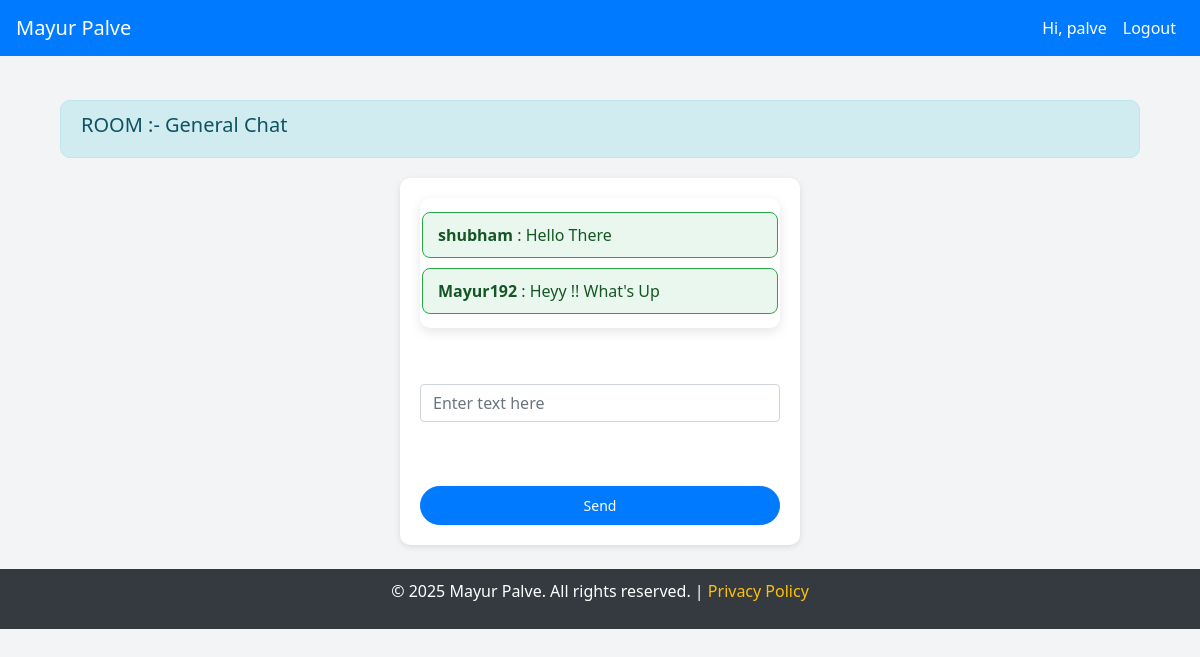
Before: /general (signed in) with the older database file.
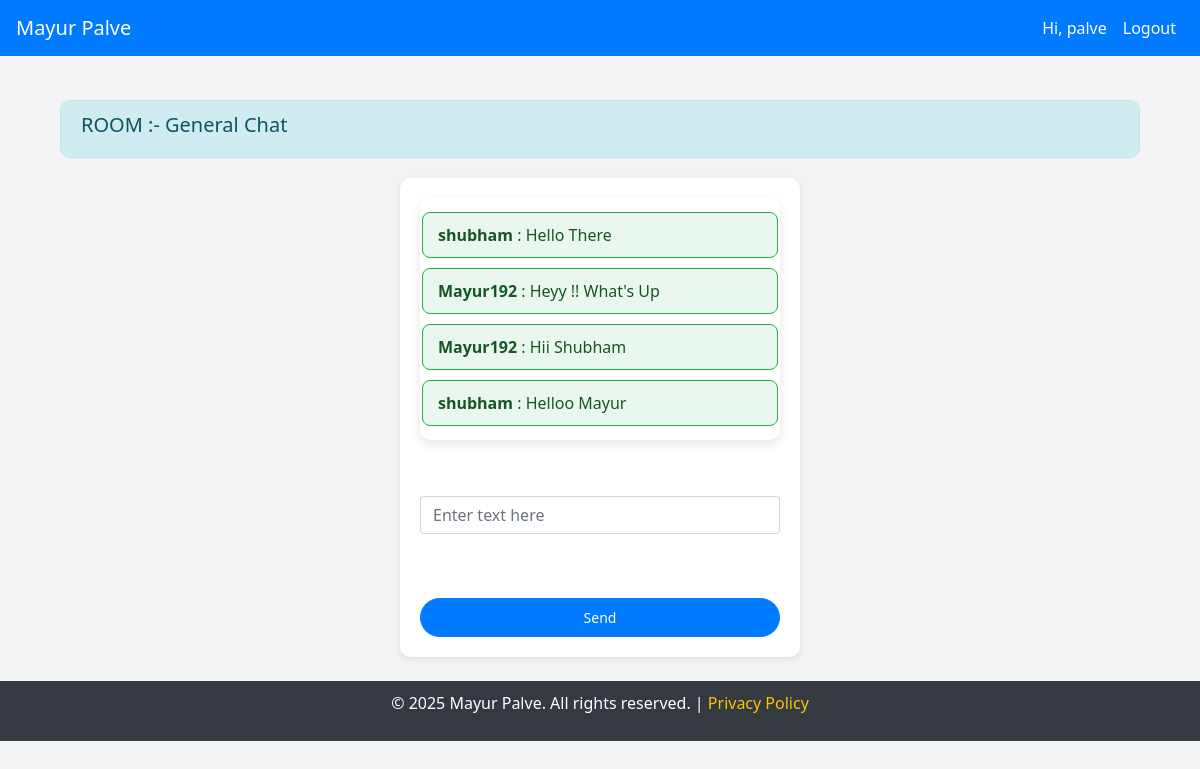
After: the same page with the newer database file.
### chatapp/models.py (models this page shows, shortened)
class Room(models.Model):
    name = models.CharField(max_length=20)
    slug = models.SlugField(max_length=100)

class Message(models.Model):
    user = models.ForeignKey(User, on_delete=models.CASCADE)
    content = models.TextField()
    room = models.ForeignKey(Room, on_delete=models.CASCADE)
    created_on = models.DateTimeField(auto_now_add=True)

### chatapp/views.py (the view)
# urls.py: path("<str:slug>", views.room, name="room"),
def room(request,slug):
    room_name=Room.objects.get(slug=slug).name
    messages=Message.objects.filter(room=Room.objects.get(slug=slug))
    return render(request, "room.html",{"room_name":room_name,"slug":slug,'messages':messages})

### templates/room.html (shortened to what this page needs)
{% extends 'base.html' %}
{% block content %}
{% if user.is_authenticated %}
  <div class="container">
    <div class="row d-flex justify-content-center">
        <div class="col-12">
            <div class="alert alert-info d-flex justify-content-between" role="alert">
              <h5>ROOM :- {{room_name}}</h5>
            </div>
            <form>
                <div class="form-group">
                  {% if messages %}
                  <div class="jumbotron" id="chatbox" style="padding: 4px 2px;max-height: 300px;  /* Adjust the max-height as needed */
                  overflow-y: scroll;
                "">
                      {% for message in messages %}
                        <div class="chat-message {% if message.user == request.user %}text-right{% else %}text-left{% endif %}">
                          <b>{{ message.user.username }}</b> : {{ message.content }}<br>
                        </div>
                        {% endfor %}
                  </div>
                  {% else %}
                  <div class="jumbotron" id="chatbox" style="padding: 4px 2px;"></div>
                  <b>No Messages in this Room.</b>
                    {% endif %}
                </div>
                <br/>
                <div class="form-group" style="width: 100%;">
                    <input class="form-control" placeholder="Enter text here" id="my_input" type="text" required></br>
                </div>
                <br/>
                <input class="btn btn-primary btn-lg btn-block" id="submit_button" type="button" value="Send">
            </form>
        </div>
    </div>
</div>
{% endif %}
<br/>
{% endblock %}

### templates/base.html (shortened to what this page needs)
<!doctype html>
<html lang="en">
<head>
    <link rel="stylesheet" href="https://cdn.jsdelivr.net/npm/bootstrap@4.3.1/dist/css/bootstrap.min.css">
</head>
<body>
    {% block header %}
    <nav class="navbar navbar-expand-lg navbar-dark">
        <a class="navbar-brand" href="#">Mayur Palve</a>
        <div class="collapse navbar-collapse" id="navbarNav">
            <ul class="navbar-nav ml-auto">
                {% if user.is_authenticated %}
                    <li class="nav-item">
                        <a class="nav-link" href="#">Hi, {{ user.username }}</a>
                    </li>
                    <li class="nav-item">
                        <a class="nav-link" href="{% url 'logout' %}">Logout</a>
                    </li>
                {% endif %}
            </ul>
        </div>
    </nav>
    {% endblock %}
    <main class="container mt-4">
        {% block content %}{% endblock %}
    </main>
    <footer>
        <p>&copy; 2025 Mayur Palve. All rights reserved. | <a href="#">Privacy Policy</a></p>
    </footer>
</body>
</html>

### templates/base.html (style rules this page uses)
body { background-color: #f3f4f6; font-family: 'Segoe UI', Tahoma, Geneva, Verdana, sans-serif; color: #212529; margin: 0; padding: 0; }
.navbar { background-color: #007bff; }
.navbar a { color: white !important; font-weight: 500; }
.btn { border-radius: 20px; font-size: 14px; padding: 8px 20px; }
.alert { margin: 20px 0; border-radius: 10px; }
.chat-message { background-color: #e9f7ef; border: 1px solid #28a745; border-radius: 8px; padding: 10px 15px; margin: 10px 0; font-size: 1rem; color: #155724; }
form { background-color: white; border-radius: 10px; box-shadow: 0 2px 6px rgba(0, 0, 0, 0.1); padding: 20px; width: 100%; max-width: 400px; margin: 0 auto; }
.jumbotron { background-color: white; border-radius: 10px; box-shadow: 0 4px 12px rgba(0, 0, 0, 0.1); padding: 40px; text-align: center; }
footer { background-color: #343a40; color: white; padding: 10px 0; text-align: center; }
footer a { color: #ffc107; text-decoration: none; }

Changed rows visible on the page:
added Message: user.username "Mayur192", content "Hii Shubham"
added Message: user.username "shubham", content "Helloo Mayur"
